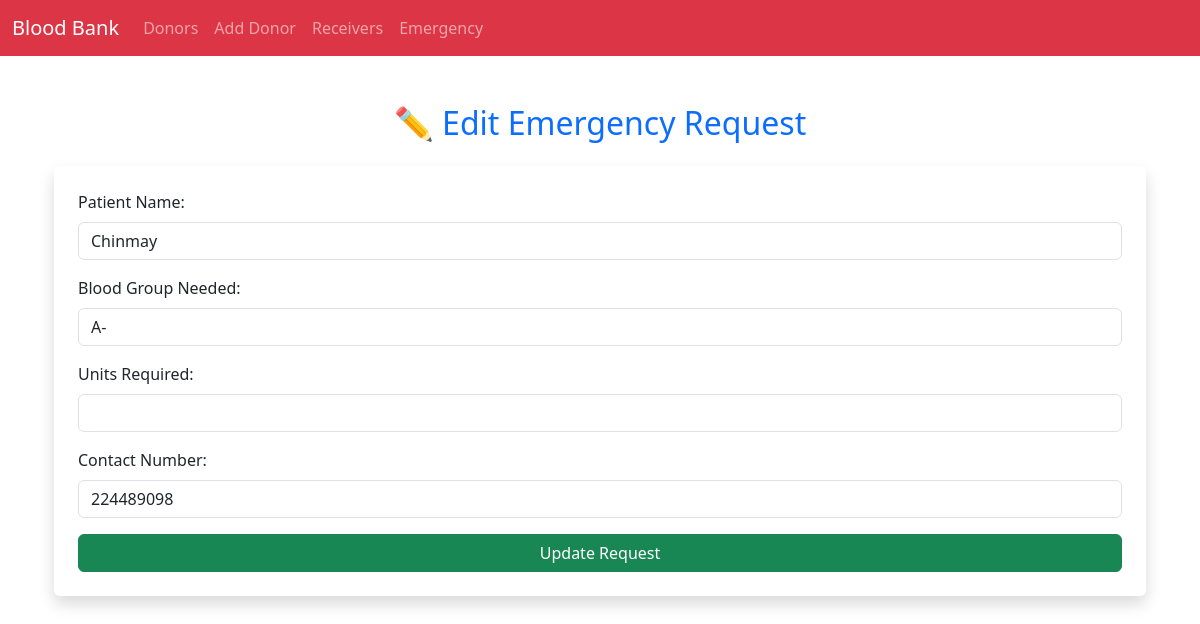
Page /edit-emergency/1 on the committed database.
### app.py (models this page shows)
class EmergencyRequest(db.Model):
    id = db.Column(db.Integer, primary_key=True)
    blood_group_needed = db.Column(db.String(5))
    patient_name = db.Column(db.String(100))
    contact = db.Column(db.String(20))

### app.py (the view)
@app.route('/edit-emergency/<int:id>', methods=['GET', 'POST'])
def edit_emergency(id):
    req = EmergencyRequest.query.get_or_404(id)
    if request.method == 'POST':
        req.patient_name = request.form['patient_name']
        req.blood_group_needed = request.form['blood_group']
        req.contact = request.form['contact']
        db.session.commit()
        return redirect('/')
    return render_template('edit_emergency.html', req=req)

### templates/edit_emergency.html
{% extends "base.html" %}
{% block content %}
<div class="container mt-5">
    <h2 class="text-center text-primary mb-4">✏️ Edit Emergency Request</h2>
    <form method="POST" class="shadow p-4 bg-white rounded">
        <div class="mb-3">
            <label class="form-label">Patient Name:</label>
            <input type="text" name="patient_name" class="form-control" value="{{ req.patient_name }}" required>
        </div>
        <div class="mb-3">
            <label class="form-label">Blood Group Needed:</label>
            <input type="text" name="blood_group" class="form-control" value="{{ req.blood_group_needed }}" required>
        </div>
        <div class="mb-3">
            <label class="form-label">Units Required:</label>
            <input type="number" name="units" class="form-control" value="{{ req.units }}">
        </div>
        <div class="mb-3">
            <label class="form-label">Contact Number:</label>
            <input type="text" name="contact" class="form-control" value="{{ req.contact }}" required>
        </div>
        <button type="submit" class="btn btn-success w-100">Update Request</button>
    </form>
</div>
{% endblock %}

### rows in the picture
EmergencyRequest: patient_name "Chinmay", blood_group "A-", contact "224489098"
